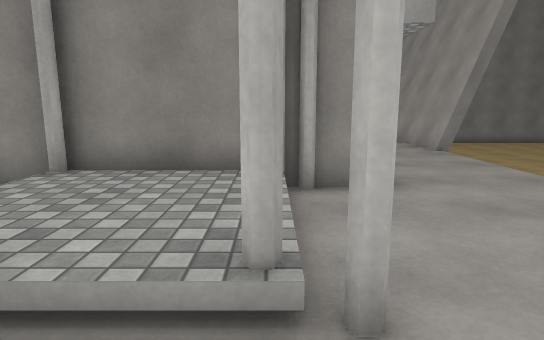
View 1 (above)

14 first-person views from a walk through a scene from a Unity 3-D project. The camera is 1.4 m above the floor, tilts 10° down and sees 75° across. The floor is counted in squares, 1 m on a side. Each view is taken from the middle of a square. On the plan, view 1 faces up. The plan holds only what a view shows up to about 15 squares ahead; the rest is blank. The place goes on beyond the plan. Surface patterns are stand-ins for the level's own textures.

View 2
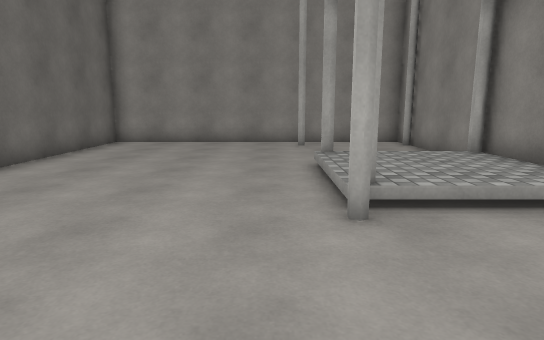

View 3
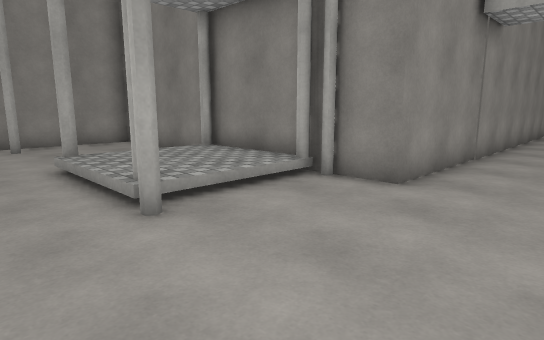

View 4
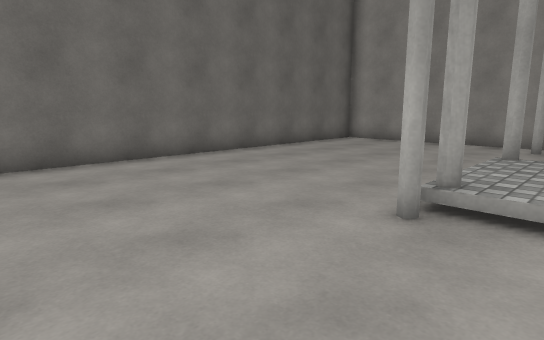

View 5
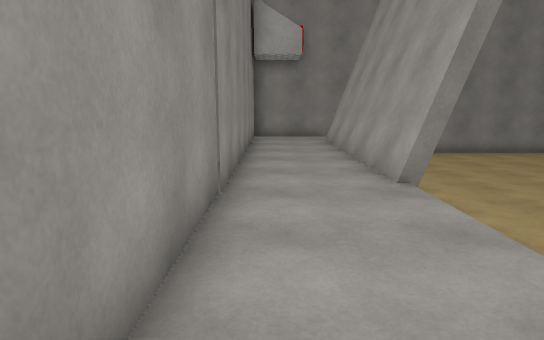

View 6
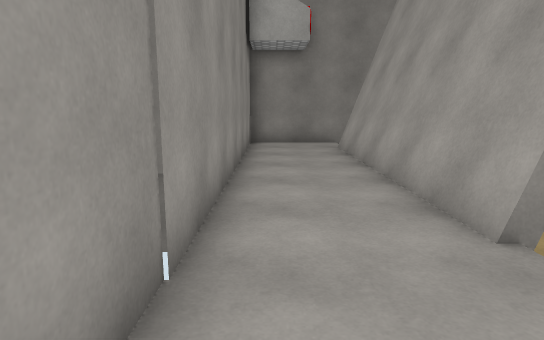

View 7
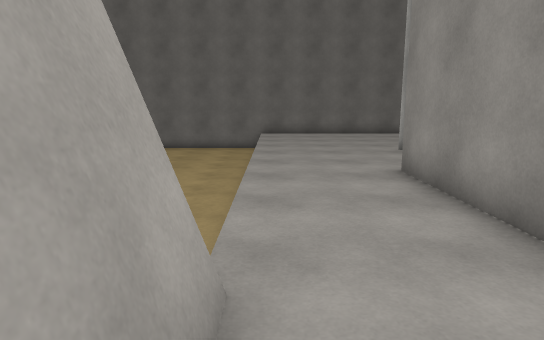

View 8
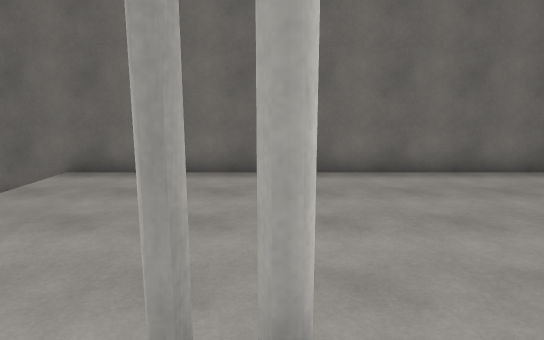

View 9
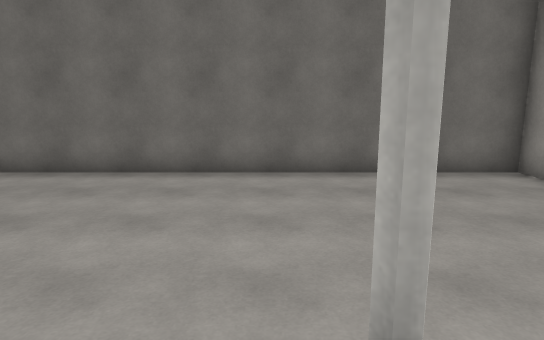

View 10
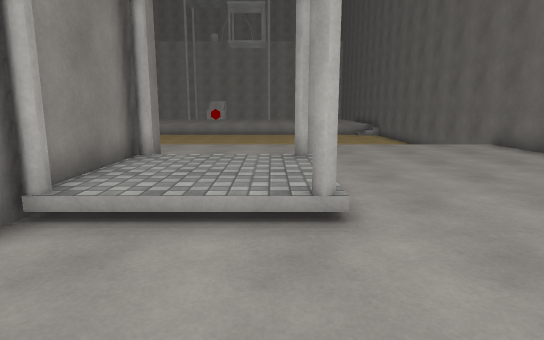

View 11
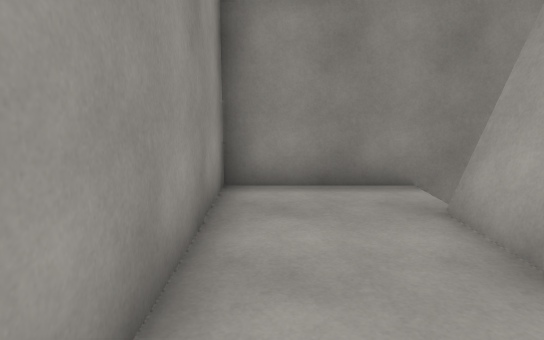

View 12
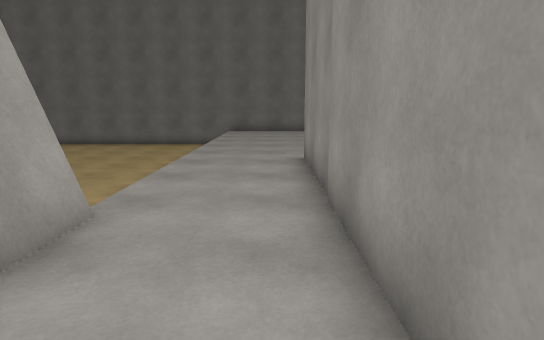

View 13
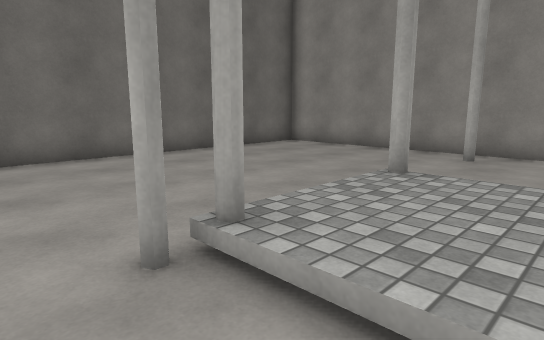

View 14
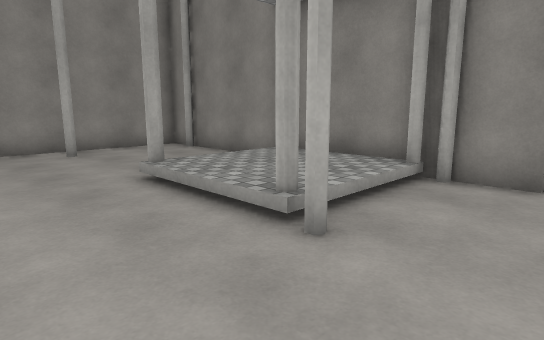

### Floor plan
Key: @ floor where view 1 was taken; # wall or solid block; . main floor; : floor 0.25 m higher than the main floor; / step, stairs or slope; v drop or lower ground.
Columns run from 10 left of view 1 to 8 right of it. Each row starts with its distance up from view 1.
 23                ##
 22             ####vvv
 21             #...v
 20             #...#
 19             #...#
 18             #...#
 17             #...# v
 16             #...# v
 15             #...#vv
 14             #...#vv
 13             #...#vv
 12             #...#vv
 11             #...vvv
 10             #...vv
  9             #...v
  8             #...vv
  7             #...vvv
  6 #############...vvv
  5 #...../:::/.....vvv
  4 #...../:::/.....vvv
  3 #...../:::/.....vvv
  2 #.#...#///#.....vvv
  1 #...............vvv
  0 #.........@.....vvv
 -1 #...............vvv
 -2 #...............
 -3 #...............v
 -4 #...............v
 -5 #...............vvv
 -6 #################

Positions as (right, up) in squares from view 1, and headings:
1: (0, 0), facing up
2: (5, 1), facing left
3: (5, 0), facing up-left
4: (5, 4), facing down-left
5: (3, 5), facing up
6: (3, 8), facing up
7: (5, 14), facing down
8: (0, 4), facing down
9: (-3, 4), facing down
10: (-8, 3), facing right
11: (3, 16), facing up
12: (3, 16), facing down
13: (2, 5), facing down-left
14: (3, -1), facing up-left
